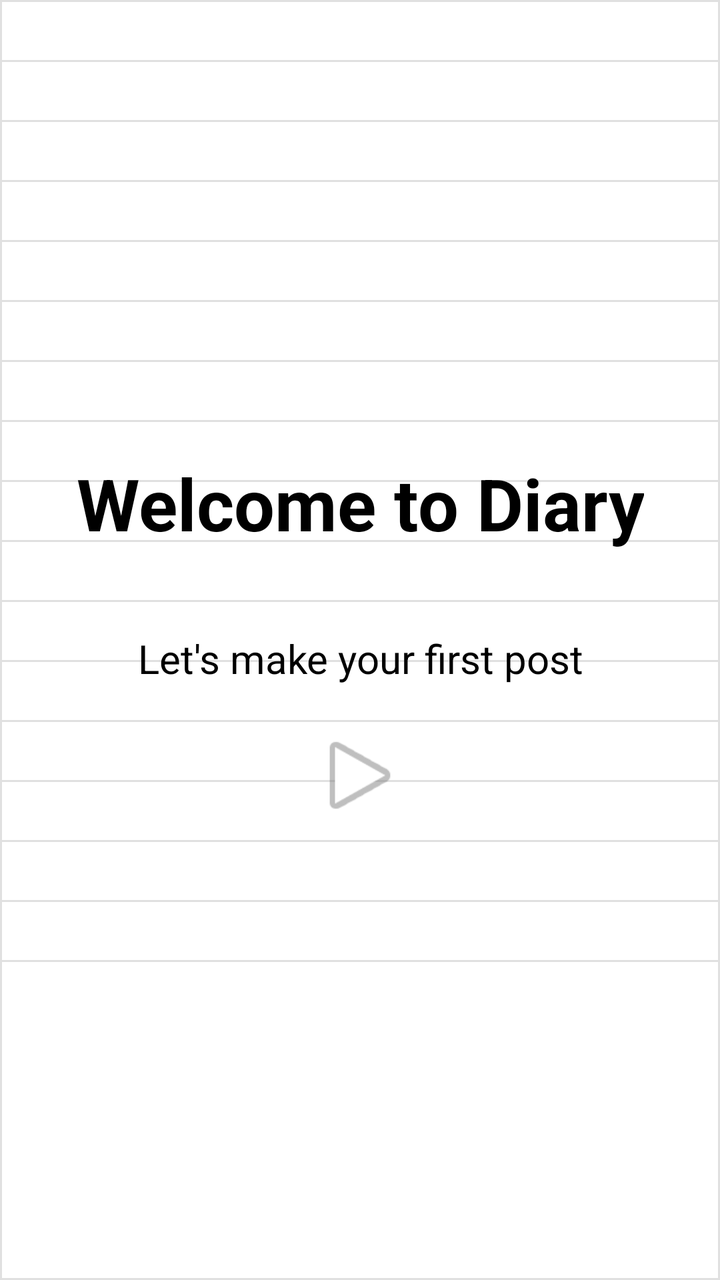
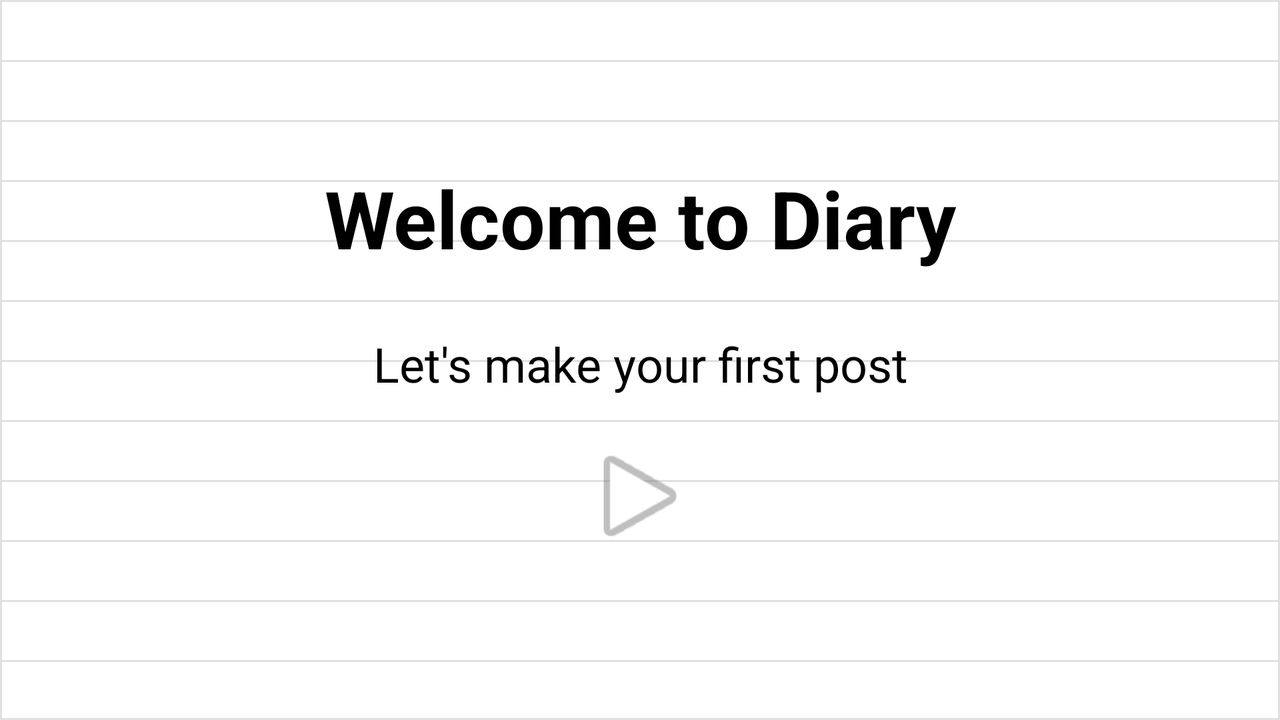

An Android layout and its configuration variant, each rendered on a device that would load it. The default file and the variant file are quoted in full after the pictures.
<!-- AndroidManifest.xml: application theme Theme.DiaryApp -->
<!-- res/layout/welcome_page.xml -->
<?xml version="1.0" encoding="utf-8"?>
<LinearLayout xmlns:android="http://schemas.android.com/apk/res/android"
    xmlns:app="http://schemas.android.com/apk/res-auto"
    android:layout_width="match_parent"
    android:layout_height="match_parent"
    android:orientation="vertical"
    android:gravity="center"
    android:background="@drawable/lined_background"
    android:padding="16dp">

    
    <TextView
        android:layout_width="wrap_content"
        android:layout_height="wrap_content"
        android:text="Welcome to Diary"
        android:textSize="36sp"
        android:textStyle="bold"
        android:textColor="#000000"
        android:gravity="center" />

    
    <Space
        android:layout_width="match_parent"
        android:layout_height="40dp" />

    
    <TextView
        android:layout_width="wrap_content"
        android:layout_height="wrap_content"
        android:text="Let's make your first post"
        android:textSize="20sp"
        android:textColor="#000000"
        android:gravity="center" />

    
    <Space
        android:layout_width="match_parent"
        android:layout_height="20dp" />

    
    <ImageView
        android:layout_width="50dp"
        android:layout_height="50dp"
        android:src="@android:drawable/ic_media_play"
        android:contentDescription="Play Button"
        app:tint="#B0B0B0" />

</LinearLayout>
<!-- resources referenced by this layout -->
<resources>
  <!-- drawable lined_background: vector/xml drawable (drawable, 3608 chars, omitted) -->
</resources>
<!-- res/layout-land/welcome_page.xml (the author's variant of the layout above) -->
<!-- drawn on the phone turned sideways -->
<?xml version="1.0" encoding="utf-8"?>
<androidx.constraintlayout.widget.ConstraintLayout 
    xmlns:android="http://schemas.android.com/apk/res/android"
    xmlns:app="http://schemas.android.com/apk/res-auto"
    android:layout_width="match_parent"
    android:layout_height="match_parent"
    android:background="@drawable/lined_background"
    android:padding="16dp">

    
    <LinearLayout
        android:layout_width="wrap_content"
        android:layout_height="wrap_content"
        android:orientation="vertical"
        android:gravity="center"
        app:layout_constraintTop_toTopOf="parent"
        app:layout_constraintBottom_toBottomOf="parent"
        app:layout_constraintStart_toStartOf="parent"
        app:layout_constraintEnd_toEndOf="parent">

        
        <TextView
            android:layout_width="wrap_content"
            android:layout_height="wrap_content"
            android:text="Welcome to Diary"
            android:textSize="40sp"
            android:textStyle="bold"
            android:textColor="#000000"
            android:gravity="center" />

        
        <Space
            android:layout_width="match_parent"
            android:layout_height="30dp" />

        
        <TextView
            android:layout_width="wrap_content"
            android:layout_height="wrap_content"
            android:text="Let's make your first post"
            android:textSize="24sp"
            android:textColor="#000000"
            android:gravity="center" />

        
        <Space
            android:layout_width="match_parent"
            android:layout_height="20dp" />

        
        <ImageView
            android:layout_width="60dp"
            android:layout_height="60dp"
            android:src="@android:drawable/ic_media_play"
            android:contentDescription="Play Button"
            app:tint="#B0B0B0" />
    </LinearLayout>

</androidx.constraintlayout.widget.ConstraintLayout>
